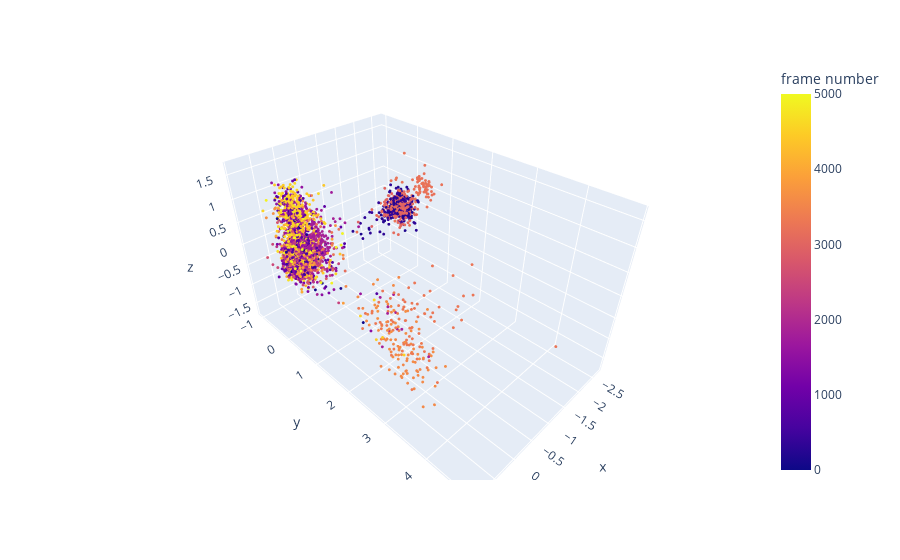

The notebook cell this image was saved under:
### Code cell
reducer.plot_3d()

### Figure 1 — Plotly figure (JSON) as saved in the notebook; plotly's stock layout.template omitted (floating-point values rounded to 4 significant figures; data arrays with more than 128 entries replaced by an {"elided": "..."} marker saying what was removed)
{"data": [{"hovertemplate": "x=%{x}<br>y=%{y}<br>z=%{z}<br>color=%{marker.color}<extra></extra>", "legendgroup": "", "marker": {"color": {"elided": "5001 int values"}, "coloraxis": "coloraxis", "line": {"color": "DarkSlateGrey", "width": 0}, "size": 1, "symbol": "circle"}, "mode": "markers", "name": "", "scene": "scene", "showlegend": false, "type": "scatter3d", "x": {"elided": "5001 float values"}, "y": {"elided": "5001 float values"}, "z": {"elided": "5001 float values"}}], "layout": {"coloraxis": {"colorbar": {"title": {"text": "frame number"}}, "colorscale": [[0, "#0d0887"], [0.1111, "#46039f"], [0.2222, "#7201a8"], [0.3333, "#9c179e"], [0.4444, "#bd3786"], [0.5556, "#d8576b"], [0.6667, "#ed7953"], [0.7778, "#fb9f3a"], [0.8889, "#fdca26"], [1, "#f0f921"]]}, "legend": {"tracegroupgap": 0}, "margin": {"t": 60}, "scene": {"domain": {"x": [0, 1], "y": [0, 1]}, "xaxis": {"title": {"text": "x"}}, "yaxis": {"title": {"text": "y"}}, "zaxis": {"title": {"text": "z"}}}}}
